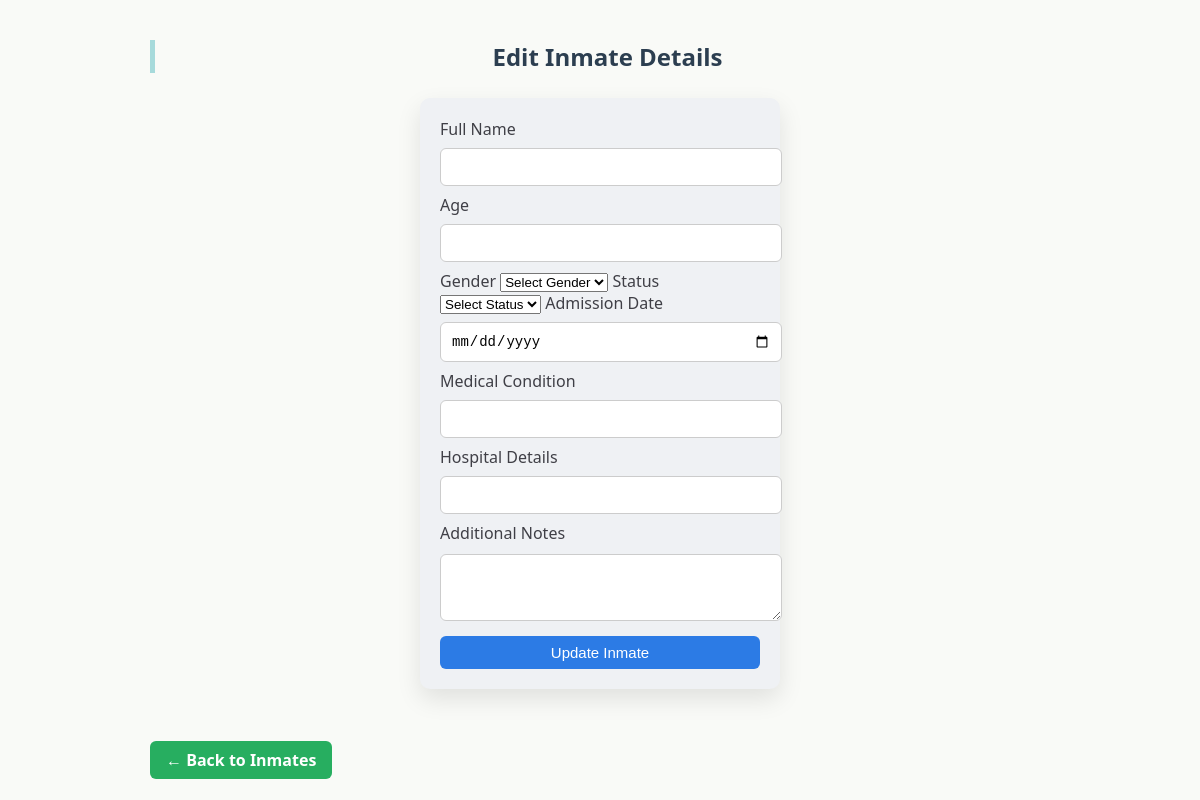
The page /admin/edit-inmate/43 (signed in) on the database as committed earlier.
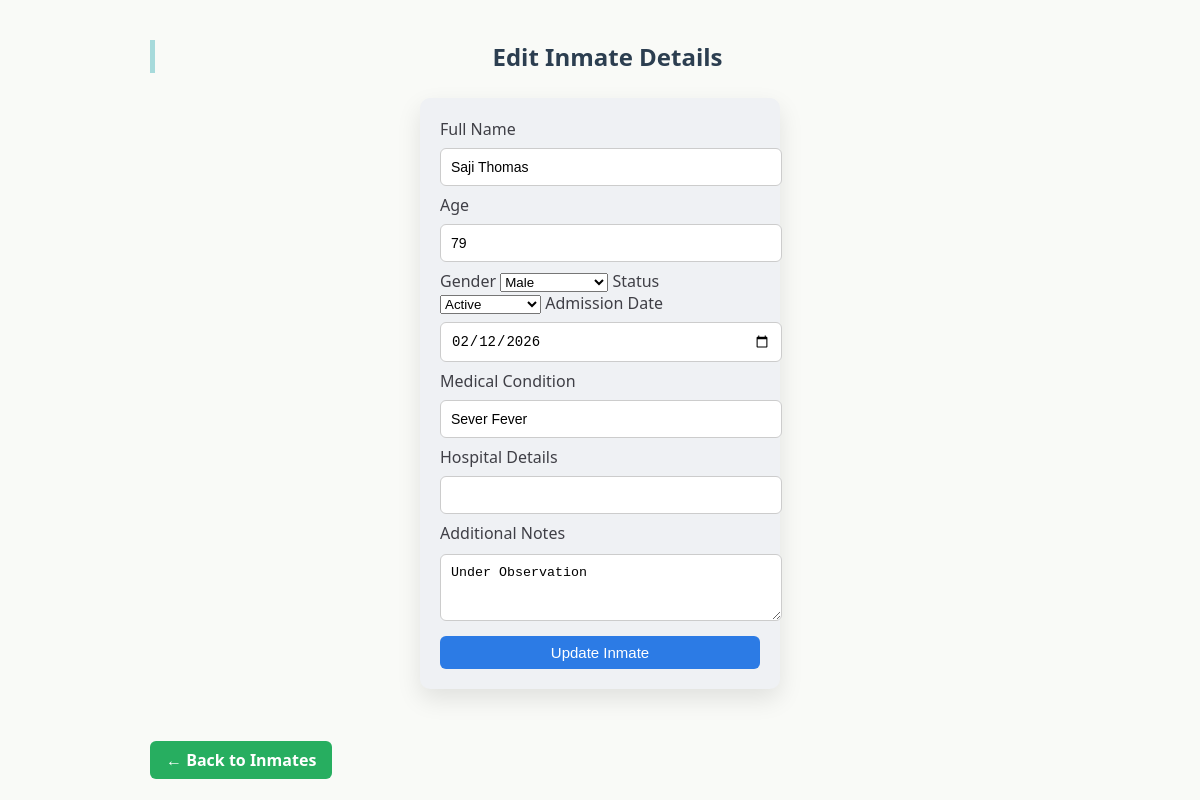
The same page on the database as committed later.
### tables this page shows
CREATE TABLE inmates(
        id INTEGER PRIMARY KEY AUTOINCREMENT,
        name TEXT,
        age INTEGER,
        gender TEXT,
        admission_date TEXT,
        status TEXT,
        illness TEXT,
        hospital_details TEXT,
        notes TEXT,
        date_of_death TEXT,
        previous_status TEXT,
        status_updated_date TEXT
    );

### app.py (the view, shortened to what this page needs)
@app.route("/admin/edit-inmate/<int:id>", methods=["GET", "POST"])
def edit_inmate(id):
    if "admin" not in session:
        return redirect("/login")
    db = get_db()
    cur = db.cursor()
    cur.execute("SELECT * FROM inmates WHERE id=?", (id,))
    inmate = cur.fetchone()
    return render_template("edit_inmate.html", inmate=inmate)

### app.py (called while the page is built)
def get_db():
    conn = sqlite3.connect(DB)
    conn.row_factory = sqlite3.Row
    return conn

### templates/edit_inmate.html (shortened to what this page needs)
<!DOCTYPE html>
<html>
<head>
    <link rel="stylesheet" href="{{ url_for('static', filename='style.css') }}">
</head>
<body>
<div class="container">
    <h2>Edit Inmate Details</h2>
    <form method="POST">
        <label>Full Name</label>
        <input type="text" name="name" value="{{ inmate.name }}" required>
        <label>Age</label>
        <input type="number" name="age" value="{{ inmate.age }}" required>
        <label>Gender</label>
        <select name="gender" required>
            <option value="">Select Gender</option>
            <option value="Male" {{ 'selected' if inmate.gender == 'Male' else '' }}>Male</option>
        </select>
        <label>Status</label>
        <select name="status" id="status" onchange="toggleDeathDate()" required>
            <option value="">Select Status</option>
            <option value="Active" {{ 'selected' if inmate.status == 'Active' else '' }}>Active</option>
        </select>
        <label>Admission Date</label>
        <input type="date" name="admission_date" value="{{ inmate.admission_date }}" required>
        <label>Medical Condition</label>
        <input type="text" name="illness" value="{{ inmate.illness }}">
        <label>Hospital Details</label>
        <input type="text" name="hospital_details" value="{{ inmate.hospital_details }}">
        <label>Additional Notes</label>
        <textarea name="notes" rows="3">{{ inmate.notes }}</textarea>
        <button type="submit">Update Inmate</button>
    </form>
    <br>
    <a href="/admin/inmates" class="back-btn">← Back to Inmates</a>
</div>
</body>
</html>

Rows that differ between the two databases and show on the page:
added inmates: name "Saji Thomas", age "79", admission_date "02/12/2026", illness "Sever Fever", notes "Under Observation"
Other text that changed with them:
form field gender: "Select Gender" → "Male"
form field status: "Select Status" → "Active"
